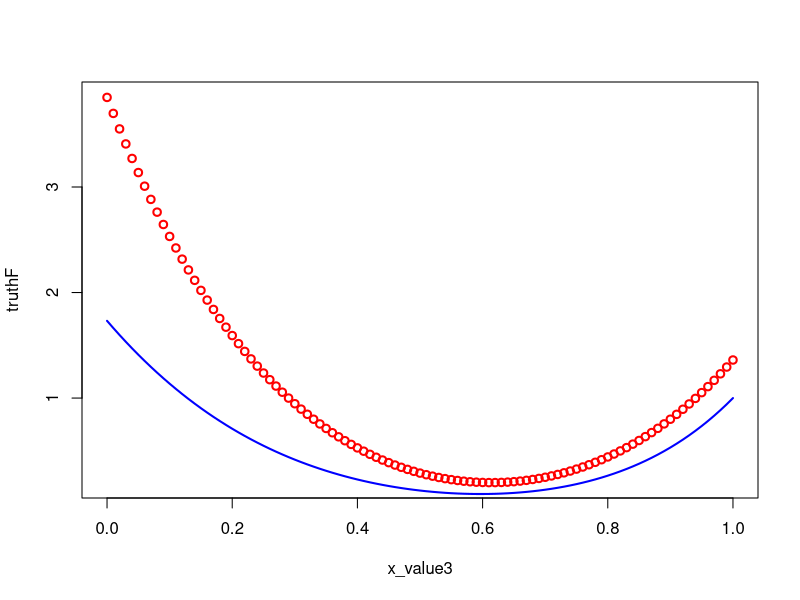

Write R code to recreate this figure. (Note: this script raises an error after producing the figure.)
#The number of samples from the mixture distribution
N <- 10000                 

#Variable to store the samples from the mixture distribution                                             
rand.samplesF <- rep(NA,N)

#Setup parameters
theta <- 7
beta <- 5
#theta <- 9
#beta <- 5

#check for the normalizing constant 
integrandq <- function(x) {((x^(theta-1))/(1+x^2))+sqrt(2+x^2)*(1-x)^(beta-1)}
C_f <- integrate(integrandq, lower = 0, upper = 1)
C_f <- C_f$value
C_f <- 1/C_f

#envelope setting (10,20)
alpha1 <- 1/theta
alpha2 <- sqrt(3)/beta
g_x <- function(x) {dbeta(x,theta,1) + dbeta(x,1,beta)}
Envelop <- function(x) {alpha1*dbeta(x,theta,1) + alpha2*dbeta(x,1,beta)}

#plot f
x_value3 <- seq(0,1,.01)
truthF <- C_f*integrandq(x_value3)
plot(x_value3,truthF,col="red",lwd=2)
truthG <- g_x(x_value3)
EnvelopG <- Envelop(x_value3)
lines(x_value3,EnvelopG,col="blue",lwd=2)

#Rejection Sampling from the envelop
for (i in 1:N) {
  while (TRUE) {
    U <- runif(1)
    if(U < alpha1/(alpha1+alpha2)){
      cand <- rbeta(1,theta,1)
    }else{
      cand <- rbeta(1,1,beta)
    }
    ratio <- F(cand)/(Envelop(cand))
    rejection <- runif(1)
    if (rejection < ratio) break
  }
  rand.samplesF[i] <- cand
}

#Plotting the true density as a sanity check
hist(rand.samplesF, freq=FALSE, main="Estimation Density vs True Density of the Mixture Model")
lines(x_value3,truthF,col="red",lwd=2)
legend("topright",c("True Density","Estimated Density"),col=c("red","black"),lwd=2)

#Plotting the true density as a sanity check
plot(density(rand.samplesF),main="Density Estimate of the Mixture Model",ylim=c(0,5),lwd=2)
#hist(rand.samplesF, freq=FALSE, main="Estimation Density vs True Density of the Mixture Model")
lines(x_value3,truthF,col="red",lwd=2)
legend("topright",c("True Density","Estimated Density"),col=c("red","black"),lwd=2)